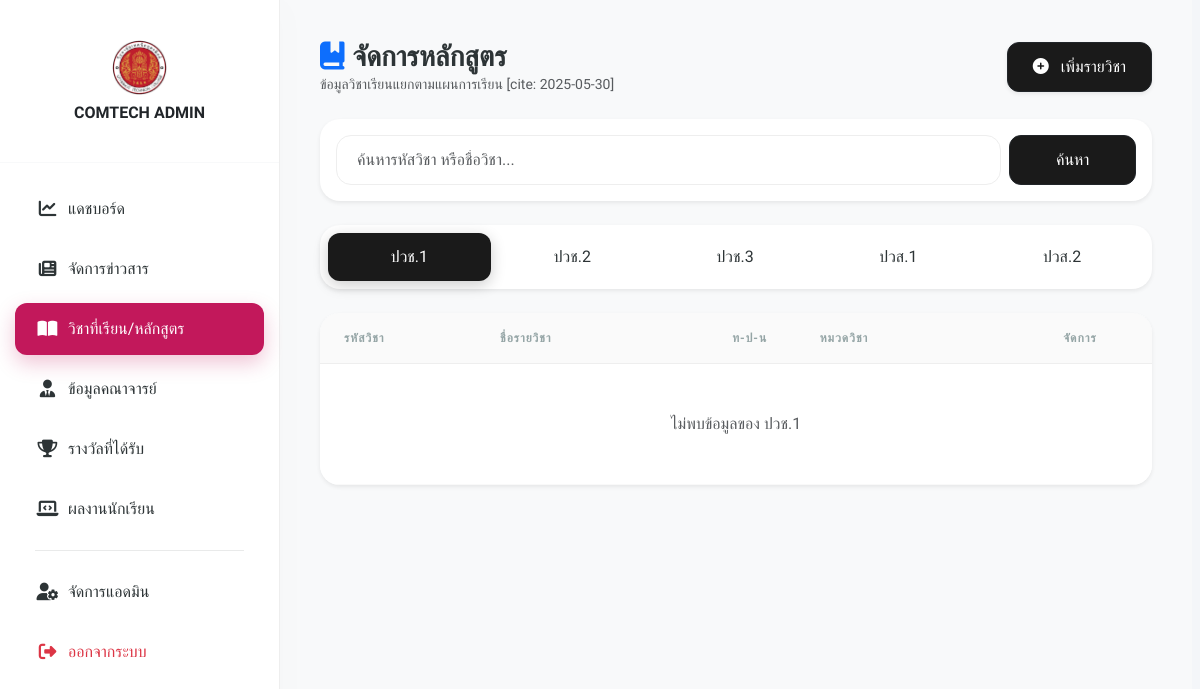
/admin/curriculum/index.php (signed in), run on an earlier commit of the app's database.
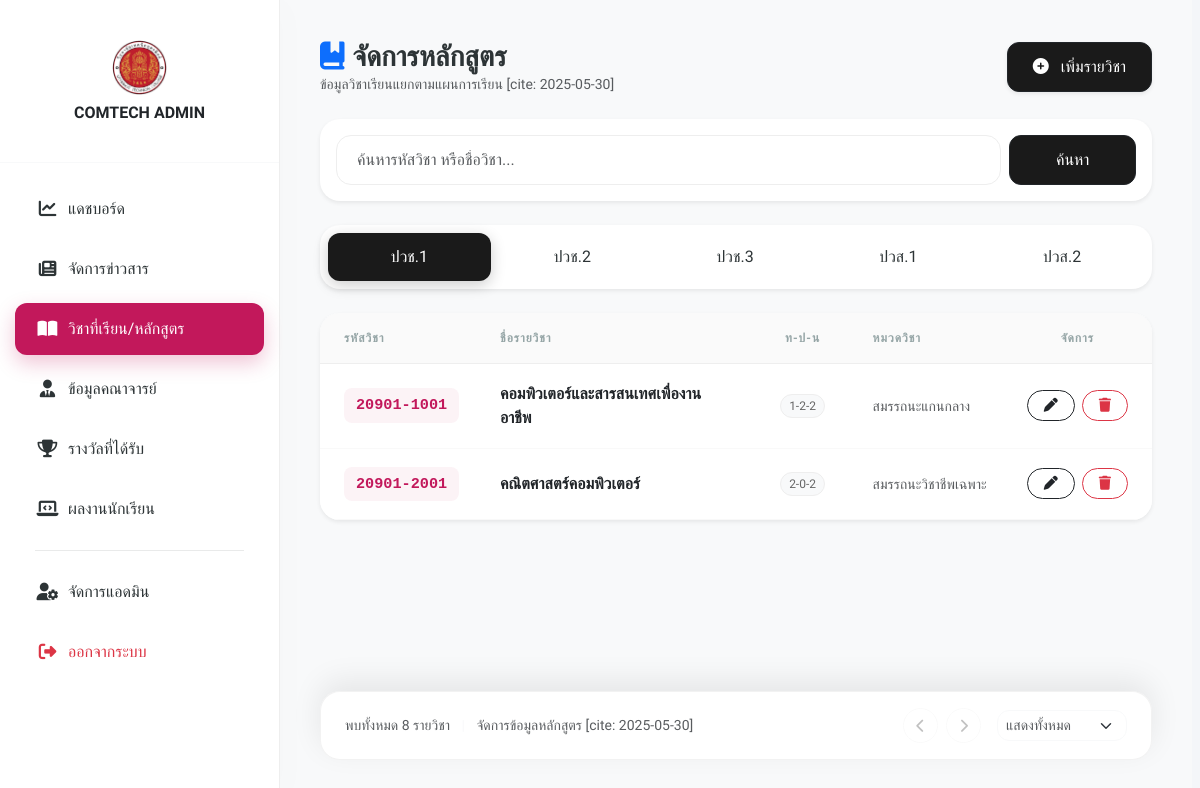
And on a later commit of the database.
### tables this page shows
CREATE TABLE `curriculum` (
  `id` int NOT NULL,
  `subject_code` varchar(20) NOT NULL COMMENT 'รหัสวิชา',
  `subject_name` varchar(255) NOT NULL COMMENT 'ชื่อวิชา',
  `credits` varchar(10) NOT NULL COMMENT 'หน่วยกิต (ท-ป-น)',
  `category` varchar(100) DEFAULT NULL COMMENT 'หมวดวิชา',
  `level` enum('ปวช.','ปวส.') NOT NULL COMMENT 'ระดับชั้น',
  `year` enum('1','2','3') NOT NULL COMMENT 'ปีที่เรียน',
  `description` text,
  `created_at` timestamp NOT NULL DEFAULT CURRENT_TIMESTAMP
);

### admin/curriculum/index.php (the view, shortened to what the changed rows need)
<?php
require_once __DIR__ . '/../../config/db.php';
try {
    $where = "WHERE 1=1";
    $params = [];
    $stmt = $pdo->prepare("SELECT * FROM curriculum $where ORDER BY level ASC, year ASC, subject_code ASC");
    $stmt->execute($params);
    $raw_data = $stmt->fetchAll();
    $curriculum_data = [];
    foreach ($raw_data as $row) {
        $key = $row['level'] . $row['year'];
        $curriculum_data[$key][] = $row;
    }
} catch (PDOException $e) { $curriculum_data = []; $raw_data = []; }
$levels = ['ปวช.1', 'ปวช.2', 'ปวช.3', 'ปวส.1', 'ปวส.2'];
$total_items = count($raw_data);
?>
<!DOCTYPE html>
<html lang="th">
<head>
    <link href="https://cdn.jsdelivr.net/npm/bootstrap@5.3.0/dist/css/bootstrap.min.css" rel="stylesheet">
    <link rel="stylesheet" href="https://cdnjs.cloudflare.com/ajax/libs/font-awesome/6.4.0/css/all.min.css">
    <link rel="stylesheet" href="../../assets/css/admin_style.css">
</head>
<body>
<div class="admin-wrapper">
    <div class="main-content">
        <div class="content-wrapper">
            <div class="card border-0 shadow-sm rounded-20 p-2 mb-4 bg-white">
                <ul class="nav nav-pills nav-fill" id="curriculumTab" role="tablist">
                    <?php foreach($levels as $index => $lv): ?>
                    <li class="nav-item">
                        <button class="nav-link curriculum-nav <?= $index === 0 ? 'active' : '' ?>" id="btn-tab-<?= $index ?>" data-bs-toggle="pill" data-bs-target="#tab-<?= $index ?>" type="button" onclick="saveTab('tab-<?= $index ?>')"><?= $lv ?></button>
                    </li>
                    <?php endforeach; ?>
                </ul>
            </div>
            <div class="tab-content">
                <?php foreach($levels as $index => $lv): ?>
                <div class="tab-pane fade <?= $index === 0 ? 'show active' : '' ?>" id="tab-<?= $index ?>">
                    <div class="card card-table shadow-sm overflow-hidden border-0 rounded-20">
                        <div class="card-body p-0">
                            <div class="table-responsive">
                                <table class="table table-hover align-middle m-0">
                                    <thead class="bg-light">
                                        <tr>
                                            <th class="ps-4 py-3 col-code">รหัสวิชา</th>
                                            <th class="py-3">ชื่อรายวิชา</th>
                                            <th class="py-3 text-center" width="100">ท-ป-น</th>
                                            <th class="py-3">หมวดวิชา</th>
                                            <th class="pe-4 py-3 text-center" width="140">จัดการ</th>
                                        </tr>
                                    </thead>
                                    <tbody>
                                        <?php if(!empty($curriculum_data[$lv])): ?>
                                            <?php foreach($curriculum_data[$lv] as $subject): ?>
                                            <tr>
                                                <td class="ps-4"><span class="subject-code-tag"><?= htmlspecialchars($subject['subject_code']) ?></span></td>
                                                <td><div class="fw-bold text-dark"><?= htmlspecialchars($subject['subject_name']) ?></div></td>
                                                <td class="text-center"><span class="badge bg-light text-dark border fw-normal px-2"><?= $subject['credits'] ?></span></td>
                                                <td><small class="text-muted"><?= $subject['category'] ?></small></td>
                                                <td class="pe-4 text-center">
                                                    <div class="btn-group gap-2">
                                                        <a href="edit.php?id=<?= $subject['id'] ?>" class="btn btn-sm btn-outline-dark rounded-pill px-3"><i class="fa-solid fa-pen"></i></a>
                                                        <button onclick="confirmDelete(<?= $subject['id'] ?>)" class="btn btn-sm btn-outline-danger rounded-pill px-3"><i class="fa-solid fa-trash"></i></button>
                                                    </div>
                                                </td>
                                            </tr>
                                            <?php endforeach; ?>
                                        <?php else: ?>
                                            <tr><td colspan="5" class="text-center py-5 text-muted">ไม่พบข้อมูลของ <?= $lv ?></td></tr>
                                        <?php endif; ?>
                                    </tbody>
                                </table>
                            </div>
                        </div>
                    </div>
                </div>
                <?php endforeach; ?>
            </div>
        </div>
        <?php if ($total_items > 0): ?>
        <div class="footer-pagination-sticky">
            <div class="card footer-card shadow-sm border-0">
                <div class="card-body px-4 py-3">
                    <div class="d-flex justify-content-between align-items-center flex-wrap">
                        <div class="text-muted small fw-600">
                            พบทั้งหมด <?= number_format($total_items) ?> รายวิชา <span class="mx-2 text-light">|</span> จัดการข้อมูลหลักสูตร [cite: 2025-05-30]
                        </div>
                        <div class="d-flex align-items-center gap-3">
                            <div class="d-flex gap-2">
                                <button class="btn-nav disabled"><i class="fa-solid fa-chevron-left small"></i></button>
                                <button class="btn-nav disabled"><i class="fa-solid fa-chevron-right small"></i></button>
                            </div>
                            <select class="form-select form-select-sm rounded-12 border-light text-muted" style="width: 130px;">
                                <option>แสดงทั้งหมด</option>
                            </select>
                        </div>
                    </div>
                </div>
            </div>
        </div>
        <?php endif; ?>
    </div>
</div>
</body>
</html>

What changed in the data, as far as the page shows it:
added curriculum: subject_code "20901-1001", subject_name "คอมพิวเตอร์และสารสนเทศเพื่องานอาชีพ", credits "1-2-2", category "สมรรถนะแกนกลาง"
added curriculum: subject_code "20901-2001", subject_name "คณิตศาสตร์คอมพิวเตอร์", credits "2-0-2", category "สมรรถนะวิชาชีพเฉพาะ"
Also different on the page:
$total_items: (not shown) → "8"
form field value: (not shown) → "แสดงทั้งหมด"
new list line: "รหัสวิชา ชื่อรายวิชา ท-ป-น หมวดวิชา จัดการ"
text now shown: "พบทั้งหมด รายวิชา จัดการข้อมูลหลักสูตร [cite: 2025-05-30]"
list line gone: "รหัสวิชา ชื่อรายวิชา ท-ป-น หมวดวิชา จัดการ ไม่พบข้อมูลของ ปวช.1"
